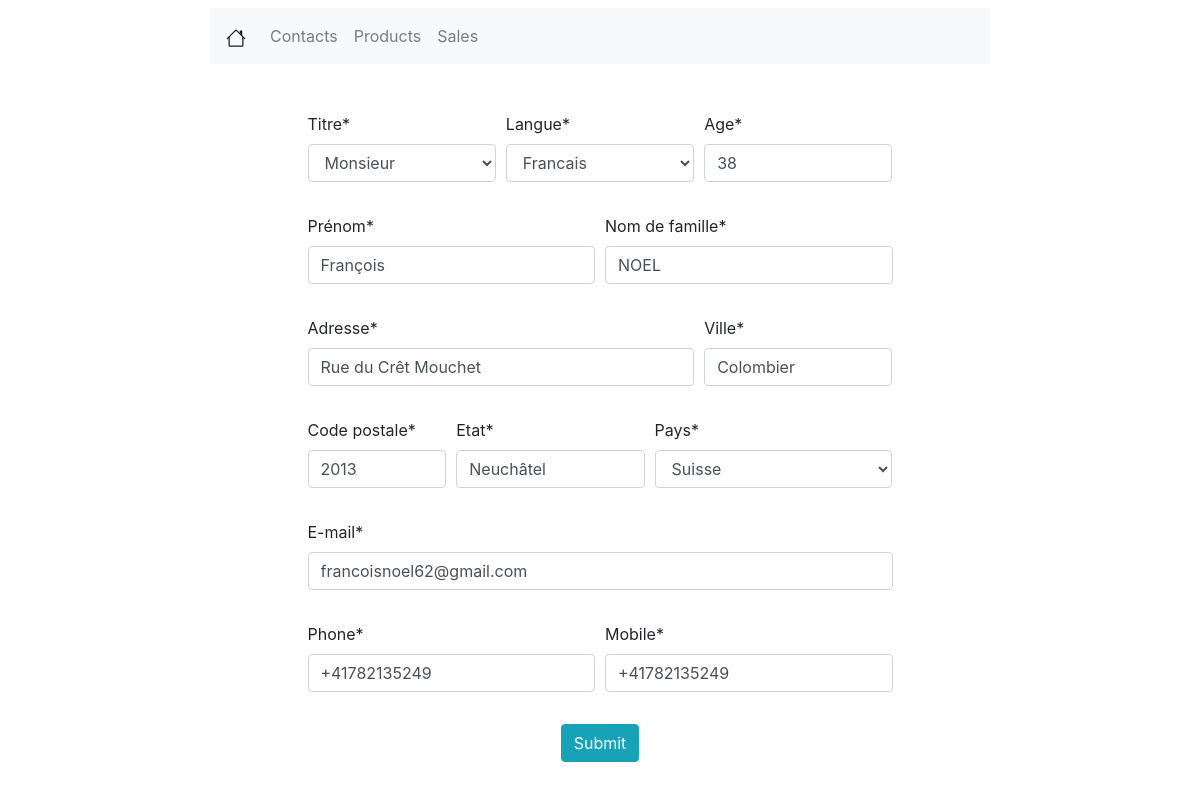
Page /contacts/1/edit/ on the earlier database version.
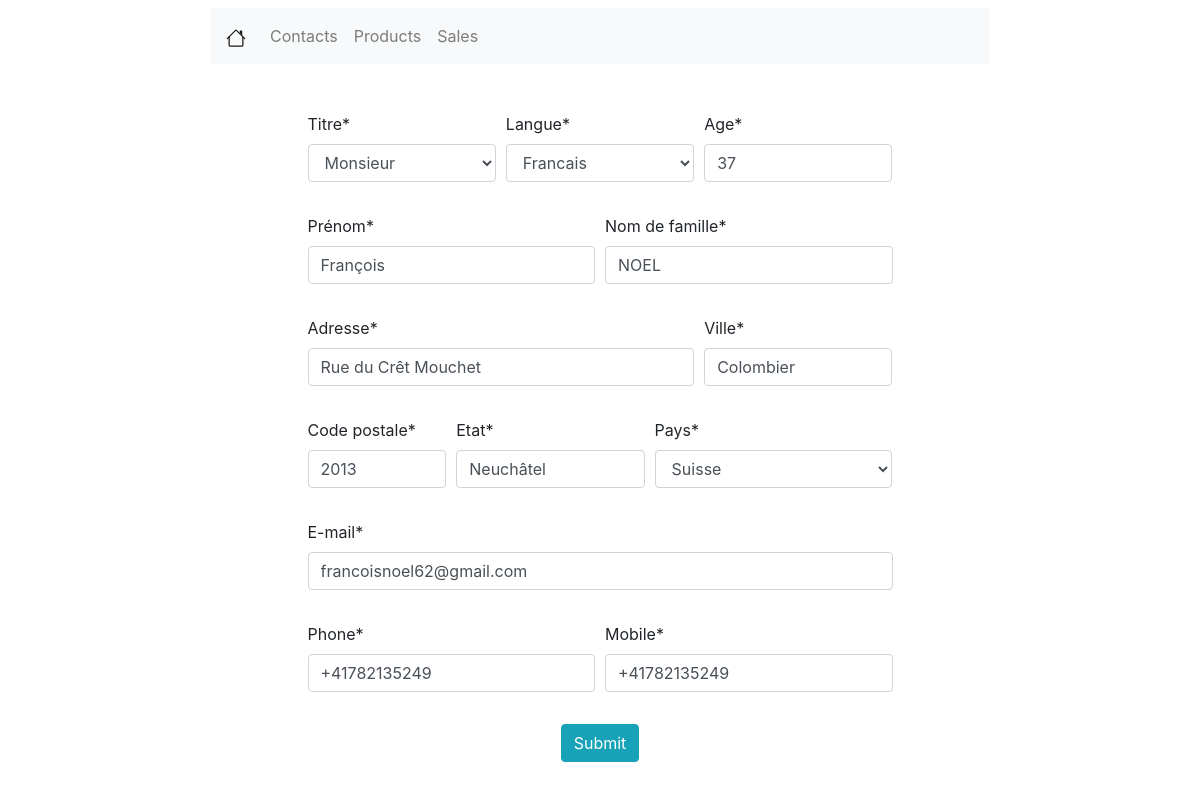
Same page on the later database version.
### contacts/models.py (models this page shows, shortened)
class Contact(models.Model):
    COUNTRY_CHOICES = (
        ('US', 'United States'),
        ('FR', 'France'),
        ('CH', 'Suisse'),
        ('RU', 'Russia'),
        ('IT', 'Italy'),
    )
    TITLE_CHOICES = (
        ('M.', 'Monsieur'),
        ('Mme', 'Madame'),
        ('Melle', 'Mademoiselle'),
        ('NA', 'Sans avis'),
    )
    LANG_CHOICES = (
        ('EN', 'Anglais'),
        ('FR', 'Francais'),
        ('CH', 'Suisse'),
        ('RU', 'Russe'),
        ('IT', 'Italien'),
    )
    is_active = models.BooleanField(verbose_name="active", default=True)
    title = models.CharField(verbose_name="titre", max_length=50, null=False, choices=TITLE_CHOICES, default='Mme')
    lang = models.CharField(verbose_name="Langue", max_length=80, null=False, choices=LANG_CHOICES, default='US')
    name = models.CharField(verbose_name='Prénom', max_length=200, null=True)
    lastname = models.CharField(verbose_name='Nom de famille', max_length=200, null=True)
    age = models.IntegerField(verbose_name='Age', null=True)
    street = models.CharField(verbose_name="Adresse", max_length=100, null=True)
    region_zip = models.IntegerField(verbose_name="Code postale", null=True)
    city = models.CharField(verbose_name="Ville", max_length=200, null=True)
    country = models.CharField(verbose_name="Pays", max_length=100, null=False, choices=COUNTRY_CHOICES, default='CH')
    phone = PhoneNumberField(null=True)
    mobile = PhoneNumberField(null=True)
    email = models.EmailField(verbose_name="E-mail", max_length=254, null=True)
    state = models.CharField(verbose_name="Etat", max_length=20, null=True)

### contacts/views.py (the view)
# urls.py: path('<int:pk>/edit/', views.EditView.as_view(), name='edit_contact'),
class EditView(generic.UpdateView):
    template_name = 'contacts/contacts_createview.html'
    model = Contact
    form_class = ContactsModelForm

### contacts/forms.py
class ContactsModelForm(forms.ModelForm):
    class Meta:
        model = Contact
        fields = '__all__'
        exclude = ['is_active']

### contacts/templates/contacts/contacts_createview.html (shortened to what this page needs)
{% extends 'viewlist/viewlist.html' %}
{% load crispy_forms_tags %}
{% block viewlist %}
    <form method="post">
        <div class="w-50 mx-auto mt-5">
            <div class="form-row">
                <div class="form-group col-md-4">
                    {{ form.title|as_crispy_field }}
                </div>
                <div class="form-group col-md-4">
                    {{ form.lang|as_crispy_field }}
                </div>
                <div class="form-group col-md-4">
                    {{ form.age|as_crispy_field }}
                </div>
            </div>
            <div class="form-row">
                <div class="form-group col-md-6">
                    {{ form.name|as_crispy_field }}
                </div>
                <div class="form-group col-md-6">
                    {{ form.lastname|as_crispy_field }}
                </div>
            </div>
            <div class="form-row">
                <div class="form-group col-md-8">
                    {{ form.street|as_crispy_field }}
                </div>
                <div class="form-group col-md-4">
                    {{ form.city|as_crispy_field }}
                </div>
            </div>
            <div class="form-row">
                <div class="form-group col-md-3">
                    {{ form.region_zip|as_crispy_field }}
                </div>
                <div class="form-group col-md-4">
                    {{ form.state|as_crispy_field }}
                </div>
                <div class="form-group col-md-5">
                    {{ form.country|as_crispy_field }}
                </div>
            </div>
            <div class="form-row">
                <div class="form-group col-md-12">
                    {{ form.email|as_crispy_field }}
                </div>
            </div>
            <div class="form-row">
                <div class="form-group col-md-6">
                    {{ form.phone|as_crispy_field }}
                </div>
                <div class="form-group col-md-6">
                    {{ form.mobile|as_crispy_field }}
                </div>
            </div>
            <div class="text-center">
                <button type="submit" class="btn btn-info">Submit</button>
            </div>
        </div>
    </form>
{% endblock %}

Differences in the rows shown:
changed Contact "Monsieur": age "38" → "37"
